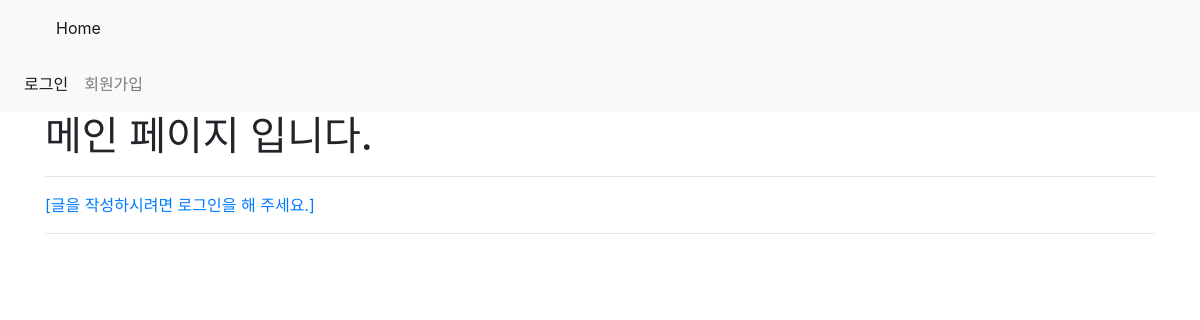
The page /articles/ on the database as committed earlier.
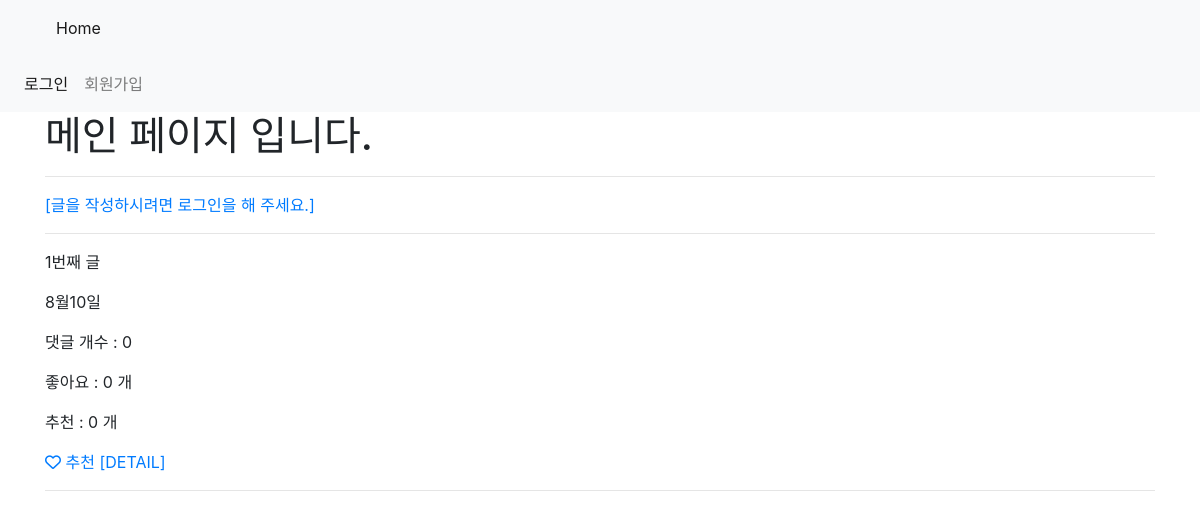
The same page on the database as committed later.
### articles/models.py (models this page shows, shortened)
class Article(models.Model):
    title = models.CharField(max_length=150)
    content = models.TextField()
    image = models.ImageField(blank=True, upload_to=articles_image_path)
    image_thumbnail = ImageSpecField(
        source='image',
        processors=[Thumbnail(200, 300)],
        format='JPEG',
        options={'quality':90}
    )
    created_at = models.DateTimeField(auto_now_add=True)
    updated_at = models.DateTimeField(auto_now=True)
    user = models.ForeignKey(settings.AUTH_USER_MODEL, on_delete=models.CASCADE)
    like_users = models.ManyToManyField(
        settings.AUTH_USER_MODEL,
        related_name='like_articles',
        blank=True
    )
    recommend_users = models.ManyToManyField(
        settings.AUTH_USER_MODEL,
        related_name='recomment_articles',
        blank=True
    )

### articles/views.py (the view)
# urls.py: path('',views.index,name="index"),
def index(request):
    articles = Article.objects.all()
    paginator = Paginator(articles,3)
    article = paginator.page_range
    context = {
        'articles': articles
    }
    return render(request, 'articles/index.html', context)

### articles/templates/articles/index.html (shortened to what this page needs)
{% extends 'base.html' %}
{% block body %}
<h1>메인 페이지 입니다.</h1>
<hr>
{% if user.is_authenticated %}
  <a href="{% url 'articles:create' %}">[CREATE]</a>
{% else %}
  <a href="{% url 'accounts:login' %}">[글을 작성하시려면 로그인을 해 주세요.]</a>
{% endif %}
<hr>
{% for article in articles %}
 <p>{{ article.pk }}번째 글</p>
 <p>{{ article.title }}</p>
 <p>댓글 개수 : {{ article.comment_set.all|length }}</p>
 <p>좋아요 : {{article.like_users.all|length }} 개</p>
 <p>추천 : {{article.recommend_users.all|length}} 개</p>
 {% if user in article.like_users.all %}
    <a href="{% url 'articles:like' article.pk %}"><i class="fas fa-heart"></i></a>
  {% else %}
    <a href="{% url 'articles:like' article.pk %}"><i class="far fa-heart"></i></a>
  {%endif%}
  {% if user in article.recommend_users.all %}
    <a href="{% url 'articles:recommend' article.pk %}"> 추천 취소</a>
  {% else %}
    <a href="{% url 'articles:recommend' article.pk %}"> 추천</a>
  {% endif %}
 <a href="{% url 'articles:detail' article.pk %}">[DETAIL]</a>
 <hr>
{% endfor %}
{% endblock %}

### mysite/templates/base.html (shortened to what this page needs)
{% load bootstrap4 %}
<!DOCTYPE html>
<html lang="en">
<head>
  {% bootstrap_css %}
</head>
<body>
  <nav class="navbar navbar-expand-lg navbar-light bg-light">
    <a class="nav-link disabled" href="#" tabindex="-1" aria-disabled="true"><h3>{{ user.username }}</h3></a>
    <div class="collapse navbar-collapse" id="navbarNav">
      <ul class="navbar-nav">
        <li class="nav-item active">
          <a class="nav-link" href="{% url 'articles:index'%}">Home <span class="sr-only">(current)</span></a>
        </li>
      </ul>
    </div>
  </nav>
  <nav class="navbar navbar-expand-lg navbar-light bg-light">
    <div class="collapse navbar-collapse" id="navbarNavAltMarkup">
      <div class="navbar-nav">
        {% if user.is_authenticated %}
          <a class="nav-item nav-link active" href="{% url 'accounts:logout' %}">로그아웃 <span class="sr-only">(current)</span></a>
          <a class="nav-item nav-link" href="{% url 'accounts:update' %}">회원정보 수정</a>
          <a class="nav-item nav-link" href="{% url 'accounts:profile' user.username %}">프로필</a>
          <form action="{% url 'accounts:delete' %}" method="POST">
            {% csrf_token %}
            <input type="submit" value="회원탈퇴">
          </form>
        {% else %}
          <a class="nav-item nav-link active" href="{% url 'accounts:login' %}">로그인 <span class="sr-only">(current)</span></a>
          <a class="nav-item nav-link" href="{% url 'accounts:signup'%}">회원가입</a>
        {% endif %}
      </div>
    </div>
  </nav>
  <div class="container">
    {% block body %}
    {% endblock %}
  </div>
</body>
</html>

Rows that differ between the two databases and show on the page:
added Article: pk "1", title "8월10일", comment_set.all|length "0", like_users.all|length "0", recommend_users.all|length "0", shows "추천"
